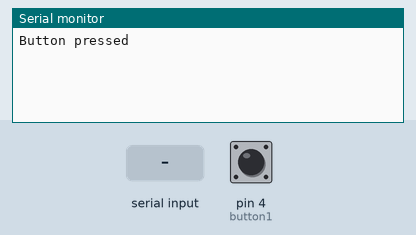
The sketch below on a simulated Arduino Uno, built with avr-gcc and run on an emulated ATmega328P. Shown: the last lines printed to the serial monitor. The test bench sets the inputs (shaded band); at power-on: pin 4 (button1) HIGH. The modem accepts every AT command (registered, SIM ready, sends succeed) and sends nothing else.

Above: at 2.2 s.
2.3 s: pin 4 (button1) pulled LOW for 0.15 s
At 2.9 s:
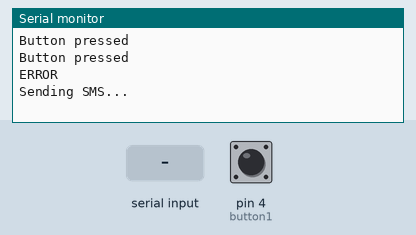
4.0 s: "1" received over the second serial link
At 5.8 s:
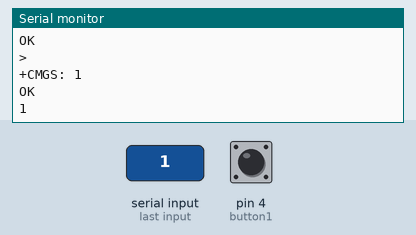
6.1 s: "0" received over the second serial link
At 6.8 s:
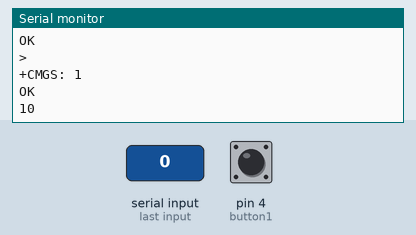

Measured:
- after the input at 2.3 s, the serial monitor: prints a new line after 0.20 s (image 1)
- after the input at 4.0 s, the serial monitor: prints a new line after 0.61 s (image 2)
- after the input at 6.1 s, the serial monitor: prints a new line at once (image 3)

The sketch:

FinalTestGSM.ino
```cpp
 #include <SoftwareSerial.h>
SoftwareSerial sim800l(2, 3);            // RX,TX for Arduino and for the module it's TXD RXD, they should be inverted

static int button1 = 4;                      //Button pin, on the other pin it's wired with GND
  bool button_State; //Button state
  void setup()
   {

   pinMode(button1, INPUT_PULLUP);  //The button is always on HIGH level, when pressed it  goes LOW
     sim800l.begin(115200);        //Module baude rate, this is on max, it depends on the version
      Serial.begin(115200);
      delay(1000);
      Serial.println("Button pressed");   //Shows this message on the serial monitor
     }

  void loop()
  {

  button_State = digitalRead(button1);   //We are constantly reading the button State
  if (button_State == LOW) {            //And if it's pressed
  Serial.println("Button pressed");   //Shows this message on the serial monitor
  delay(200);                      //Small delay to avoid detecting the button press many times
  SendSMS();                          //And this function is called

  }

if (sim800l.available()){   //Displays on the serial monitor if there's a communication from the module
Serial.write(sim800l.read());
}
}

void SendSMS(){
if(sim800l.available() > 0){
  Serial.println("OK");
}
else{
  Serial.println("ERROR");
}
Serial.println("Sending SMS...");               //Show this message on serial monitor
sim800l.print("AT+CMGF=1\r");                   //Set the module to SMS mode
delay(100);
sim800l.print("AT+CMGS=\"+919513066050\"\r");      //Your phone number don't forget to include your country code, example +212123456789"
delay(500);
sim800l.print("I AM ALIVE!!");   //This is the text to send to the phone number, don't make it too long or you have to modify the SoftwareSerial buffer
delay(500);
sim800l.print((char)26);                 // (required according to the datasheet)
delay(500);
sim800l.println();
Serial.println("Text Sent.");
delay(500);
}
```
